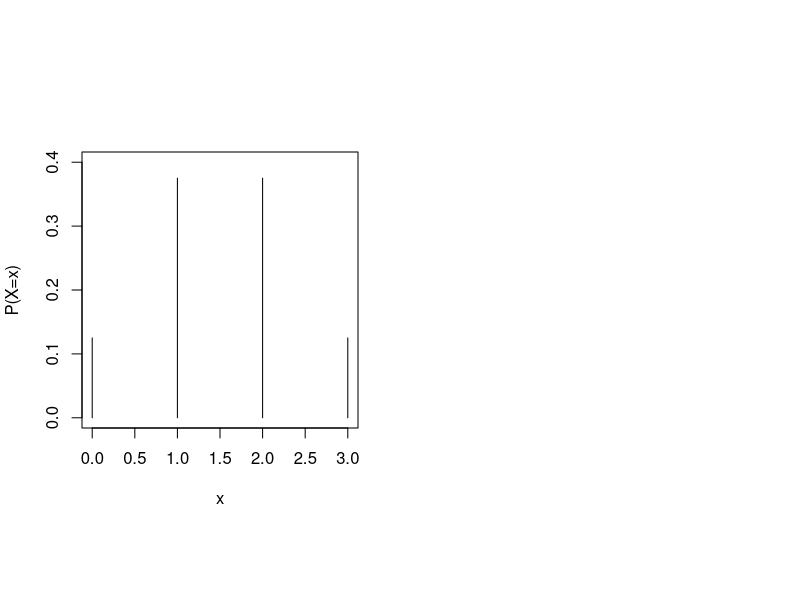

Here is the R script that generated this plot:
x <- 0:3
fx <- c(1/8, 3/8, 3/8, 1/8)

par(mfrow = c(1, 2), pty = "s")
plot(x, fx, type = "h", xlab = "x", ylab = "P(X=x)", xlim=c(0,3), ylim=c(0,.4))

x <- c(1, 5, 30)
px <- c(0.5, 0.45, 0.05)

wm <- weighted.mean(x, px)
print(paste("weight mean:", wm))

ex <- sum(x * px)
print(paste("expected value:", ex))
